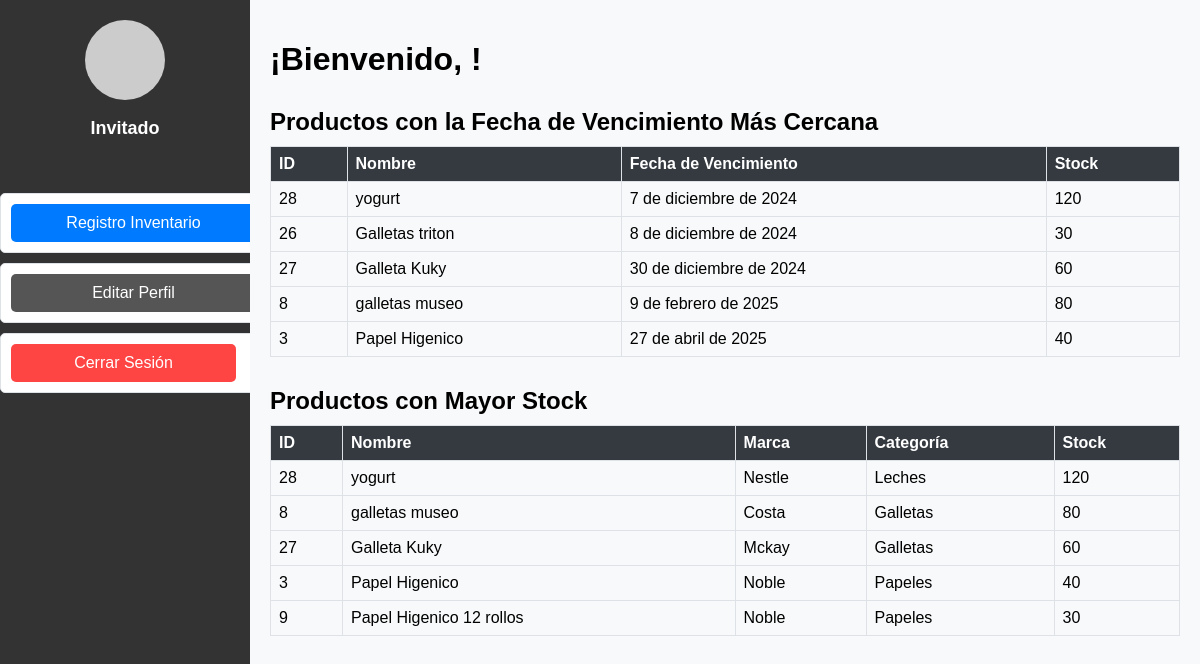
The page /adminpage/ on the database as committed earlier.
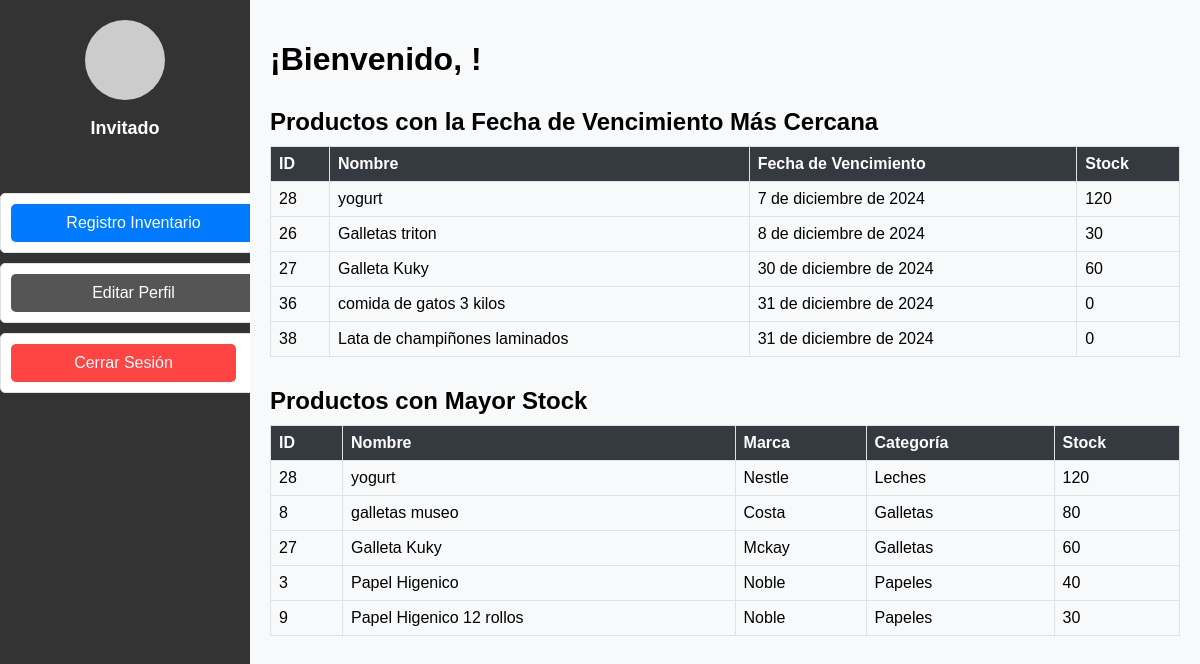
The same page on the database as committed later.
### pagina/models.py (models this page shows, shortened)
class Producto(models.Model):
    nombre = models.CharField(max_length=100)
    precio = models.DecimalField(max_digits=10, decimal_places=4)
    stock = models.IntegerField()
    descripcion = models.TextField()
    marca = models.ForeignKey(Marca, on_delete=models.CASCADE)
    categoria = models.ForeignKey(Categoria, null=True, blank=True, on_delete=models.SET_NULL)
    fecha_vencimiento = models.DateField(default=timezone.now)

class Marca(models.Model):
    nombre = models.CharField(max_length=100)
    def __str__(self):
        return self.nombre

class Categoria(models.Model):
    nombre = models.CharField(max_length=100)
    def __str__(self):
        return self.nombre

### pagina/views.py (the view)
# urls.py: path('adminpage/', adminpage, name='adminpage'),
def adminpage(request):
    productos_mayor_stock = Producto.objects.order_by('-stock')[:5]
    productos_vencimiento = Producto.objects.filter(
        fecha_vencimiento__gte=now()
    ).order_by('fecha_vencimiento')[:5]
    return render(request, 'adminpage.html', {
        'productos_mayor_stock': productos_mayor_stock,
        'productos_vencimiento': productos_vencimiento,
    })

### pagina/templates/adminpage.html (shortened to what this page needs)
<!DOCTYPE html>
<html lang="es">
<head>
    {% load static %}
    <link rel="stylesheet" href="{% static '/css/adminstyle.css' %}">
    <link rel="stylesheet" href="{% static 'css/lateral.css' %}">
</head>
<body>
    <div class="sidebar">
        <div class="perfil">
            <div class="perfil-imagen"></div>
            <p>
                {% if user.is_authenticated %}
                    {{ user.username }}
                {% else %}
                    Invitado
                {% endif %}
            </p>
        </div>
        <ul>
            <li><a href="{% url 'vendedor' %}" class="active">Registro Inventario</a></li>
            <li><a href="{% url 'modificarperfil' %}" class="btn btn-primary w-100">Editar Perfil</a></li>
            <li>
                <form action="{% url 'logout' %}" method="post">
                    <button type="submit" class="btn btn-danger w-100">Cerrar Sesión</button>
                </form>
            </li>
        </ul>
    </div>
    <div class="main-content">
        <h1>¡Bienvenido, {{ user.username }}!</h1>
        <div class="section">
            <h2>Productos con la Fecha de Vencimiento Más Cercana</h2>
            <table id="productos-vencimiento-table">
                <thead>
                    <tr>
                        <th>ID</th>
                        <th>Nombre</th>
                        <th>Fecha de Vencimiento</th>
                        <th>Stock</th>
                    </tr>
                </thead>
                <tbody>
                    {% for producto in productos_vencimiento %}
                        <tr>
                            <td>{{ producto.id }}</td>
                            <td>{{ producto.nombre }}</td>
                            <td>{{ producto.fecha_vencimiento }}</td>
                            <td>{{ producto.stock }}</td>
                        </tr>
                    {% empty %}
                        <tr>
                            <td colspan="4">No hay productos con fecha de vencimiento cercana.</td>
                        </tr>
                    {% endfor %}
                </tbody>
            </table>
        </div>
        <div class="section">
            <h2>Productos con Mayor Stock</h2>
            <table id="productos-stock-table">
                <thead>
                    <tr>
                        <th>ID</th>
                        <th>Nombre</th>
                        <th>Marca</th>
                        <th>Categoría</th>
                        <th>Stock</th>
                    </tr>
                </thead>
                <tbody>
                    {% for producto in productos_mayor_stock %}
                        <tr>
                            <td>{{ producto.id }}</td>
                            <td>{{ producto.nombre }}</td>
                            <td>{{ producto.marca }}</td>
                            <td>{{ producto.categoria }}</td>
                            <td>{{ producto.stock }}</td>
                        </tr>
                    {% empty %}
                        <tr>
                            <td colspan="5">No hay productos con alto stock.</td>
                        </tr>
                    {% endfor %}
                </tbody>
            </table>
        </div>
    </div>
</body>
</html>

Rows that differ between the two databases and show on the page:
no longer on one of the page's lists (row unchanged): Producto: id "8", nombre "galletas museo", fecha_vencimiento "9 de febrero de 2025", stock "80"
no longer on one of the page's lists (row unchanged): Producto: id "3", nombre "Papel Higenico", fecha_vencimiento "27 de abril de 2025", stock "40"
added Producto: id "36", nombre "comida de gatos 3 kilos", fecha_vencimiento "31 de diciembre de 2024", stock "0", shown under "Productos con la Fecha de Vencimiento Más Cercana"
added Producto: id "38", nombre "Lata de champiñones laminados", fecha_vencimiento "31 de diciembre de 2024", stock "0", shown under "Productos con la Fecha de Vencimiento Más Cercana"
